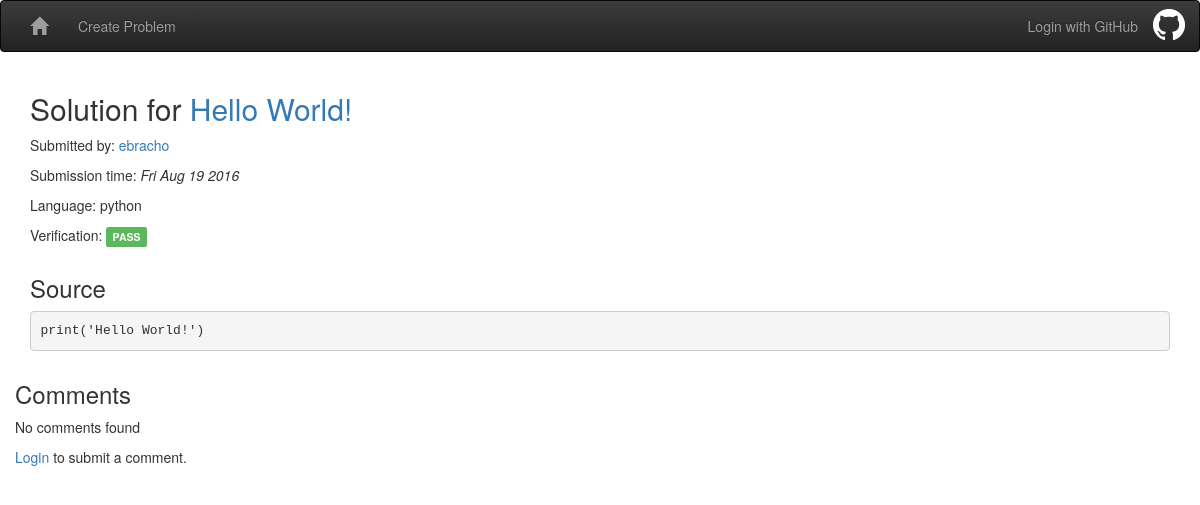
Page /problem/1/solution/3 on the committed database.
### models.py (models this page shows, shortened)
class Problem(Base):
    __tablename__ = 'problems'
    id = Column(Integer, primary_key=True)
    user_id = Column(String)
    submission_time = Column(DateTime, default=datetime.utcnow)
    title = Column(String)
    prompt = Column(String)
    test_input = Column(String)
    test_output = Column(String)
    timeout = Column(Integer, default=3)

class Solution(Base):
    __tablename__ = 'solutions'
    id = Column(Integer, primary_key=True)
    user_id = Column(String)
    submission_time = Column(DateTime, default=datetime.utcnow)
    problem_id = Column(Integer, ForeignKey('problems.id'))
    language = Column(String)
    source = Column(String)
    verification = Column(String) # Status string returned by verify.verify
    problem = relationship('Problem')
    def verify(self):
        Solution._verify(self.id)
    _verify_sem = eventlet.semaphore.Semaphore(4)

### riker.py (the view)
@app.route('/problem/<problem_id>/solution/<solution_id>', methods=['GET'])
def view_solution(problem_id, solution_id):
    db_session = get_db_session()
    solution = (
        db_session.query(Solution)
        .filter(Solution.id==solution_id)
        .first()
    )
    if solution is None:
        abort(404)
    comments = (
        db_session.query(SolutionComment)
        .filter(SolutionComment.solution_id==solution_id)
        .order_by(SolutionComment.submission_time)
        .all()
    )
    return render_template(
        'view-solution.html', problem=solution.problem, solution=solution,
        comments=comments)

### riker.py (called while the page is built)
def get_db_session():
    if not hasattr(g, 'db_session'):
        g.db_session = DBSession()
    return g.db_session

def close_db_session():
    if hasattr(g, 'db_session'):
        g.db_session.commit()
        g.db_session.close()
        delattr(g, 'db_session')

@app.after_request
def after_request(response):
    close_db_session()
    return response

@app.template_filter('datetime')
def format_datetime(value):
    return value.strftime('%a %b %d %Y')

### templates/view-solution.html (shortened to what this page needs)
{% extends "base.html" %}
{% block body %}
<div class="row">
  <div class="col-md-12">
    <h2>Solution for <a href="{{ url_for('view_problem', problem_id=solution.problem_id) }}">{{ problem.title }}</a></h2>
    <p>Submitted by: <a href="{{ url_for('view_user', user_id=solution.user_id) }}">{{ solution.user_id }}</a></p>
    <p>Submission time: <em>{{ solution.submission_time | datetime }}</p></em>
    <p>Language: {{ solution.language }}</p>
    {% if solution.verification == 'PASS' %}
    <p>Verification: <span class="label label-success">PASS</span></p>
    {% elif solution.verification == 'PENDING' %}
    <p>Verification: <span class="label label-warning">PENDING</span></p>
    {% else %}
    <p>Verification: <span class="label label-danger">FAIL</span></p>
    {% endif %}
  </div>
</div>
<div class="row">
  <div class="col-md-12">
    <h3>Source</h3>
    <div>
      <pre><code class="{{ solution.language }}">{{ solution.source }}</code></pre>
    </div>
  </div>
</div>
<div class="row">
  <div id="col-md-12">
    <h3>Comments</h3>
    {% for comment in comments %}
    <div class="panel panel-default">
      <div class="panel-heading">
        <a href="https://github.com/{{ comment.user_id }}"><img src="https://avatars.githubusercontent.com/{{ comment.user_id }}?size=40"></img></a>
        <a href="{{ url_for('view_user', user_id=comment.user_id) }}">{{ comment.user_id }}</a> - <em>{{ comment.submission_time | datetime }}</em>
        {% if session['logged_in_user'] == comment.user_id %}
        <span class="pull-right">
          <button class="btn btn-danger" data-toggle="modal" data-target=".delete-comment-{{ comment.id }}">
            <span class="glyphicon glyphicon-remove"></span>
          </button>
        </span>
        {% endif %}
      </div>
      <div class="panel-body">
        {{ comment.body | markdown(no_html=True) }}
      </div>
    </div>
    {% if session['logged_in_user'] == comment.user_id %}
    <div class="modal fade delete-comment-{{ comment.id }}" tab-index="-1" role="dialog">
      <div class="modal-dialog modal-sm">
        <div class="modal-content">
          <div class="modal-header">
            <button type="button" class="close" data-dismiss="modal" aria-label="Close">
              <span aria-hidden="true">&times;</span>
            </button>
            <p>Are you sure?</p>
          </div>
          <div class="modal-body">
            <form action="{{ url_for('delete_solution_comment', comment_id=comment.id) }}" method="post">
              <button class="btn btn-danger" type="submit">Delete Comment</button>
            </form>
          </div>
        </div>
      </div>
    </div>
    {% endif %}
    {% else %}
      <p>No comments found<p>
    {% endfor %}
  </div>
</div>
<div class="row">
  {% if 'logged_in_user' in session %}
  <div class="col-md-8" id="comment-form">
    <form action="{{ url_for('create_solution_comment', problem_id=problem.id, solution_id=solution.id) }}" method="post" >
      <div class="form-group{{ ' has-' + session['validation']['body']['level'] if 'validation' in session }}">
        <label for="body">Write a comment.</label>
        <textarea class="form-control" name="body" id="body" rows="4" cols="50">{{ session['form_cache']['body'] if 'form_cache' in session }}</textarea>
        <small class="form-text pull-right"><a data-toggle="collapse" href="#formatting-help">formatting help</a></small>
        {% if 'validation' in session %}
        <span class="help-block">{{ session.pop('validation')['body']['msg'] }}</span>
        {% endif %}
      </div>
      <div class="form-group">
        <button class="btn btn-default" name="preview" value="preview" type="submit">Preview</button>
        <button class="btn btn-primary" name="submit" value="submit" type="submit">Submit</button>
      </div>
    </form>
    {% if request.args.get('preview', '') %}
    {% if 'form_cache' in session %}
    <div class="panel panel-default">
      <div class="panel-heading">
        <a href="https://github.com/{{ session['logged_in_user'] }}"><img src="https://avatars.githubusercontent.com/{{ session['logged_in_user'] }}?size=40"></img></a>
        Preview
      </div>
      <div class="panel-body">
        {{ session.pop('form_cache')['body'] | markdown(no_html=True) }}
      </div>
    </div>
    {% endif %}
    {% endif %}
  </div>
  <div class="col-md-4 collapse" id="formatting-help">
    <div class="well">
      <table class="table">
        <thead>
          <tr>
            <th><strong>Markdown</strong></th>
            <th><strong>Output</strong></th>
          </tr>
        </thead>
        <tbody>
          <tr>
            <td>**text**</td>
            <td><strong>text</strong></td>
          </tr>
          <tr>
            <td>*text*</td>
            <td><em>text</em></td>
          </tr>
          <tr>
            <td>~~text~~</td>
            <td><strike>text</strike></td>
          </tr>
          <tr>
            <td>[link](google.com)</td>
            <td><a href="google.com">link</a></td>
          </tr>
          <tr>
            <td>`inline code`</td>
            <td><code>inline code</code></td>
          </tr>
          <tr>
            <td>![gentoo](http://i.imgur.com/vl3r2bo.png)</td>
            <td><img src="http://i.imgur.com/vl3r2bo.png" alt="gentoo"></img></td>
          </tr>
          <tr>
            <td>
              <p>
                * red<br/>
                * green<br/>
                * blue<br/>
              </p>
            <td>
              <ul>
                <li>red</li>
                <li>green</li>
                <li>blue</li></ul>
              </ul>
            </td>
          <tr>
            <td>
              <p>
                1 red<br/>
                2 green<br/>
                3 blue<br/>
              </p>
            <td>
              <ol>
                <li>red</li>
                <li>green</li>
                <li>blue</li></ul>
              </ol>
            </td>
          </tr>
          <tr>
            <td>&gt Quoted Text</td>
            <td><q>Quoted Text</q></td>
          </tr>
          <tr>
            <td>
              <p>
                # Header 1<br/>
                ## Header 2<br/>
                ### Header 3<br/>
                #### Header 4<br/>
                ##### Header 5<br/>
                ###### Headter 6<br/>
              </p>
            </td>
            <td>
              <h1>Header 1</h1>
              <h2>Header 2</h2>
              <h3>Header 3</h3>
              <h4>Header 4</h4>
              <h5>Header 5</h5>
              <h6>Header 6</h6>
            </td>
          </tr>
        </tbody>
      </table>
    </div>
  </div>
  {% else %}
  <p><a href="{{ url_for('login', next=request.url) }}">Login</a> to submit a comment.</p>
  {% endif %}
</div>
{% endblock %}

### static/css/style.css (style rules this page uses)
body { padding-bottom: 30px; }

### rows in the picture
Problem: title "Hello World!"
Solution: user_id "ebracho", submission_time "Fri Aug 19 2016", language "python", source "print('Hello World!')"
